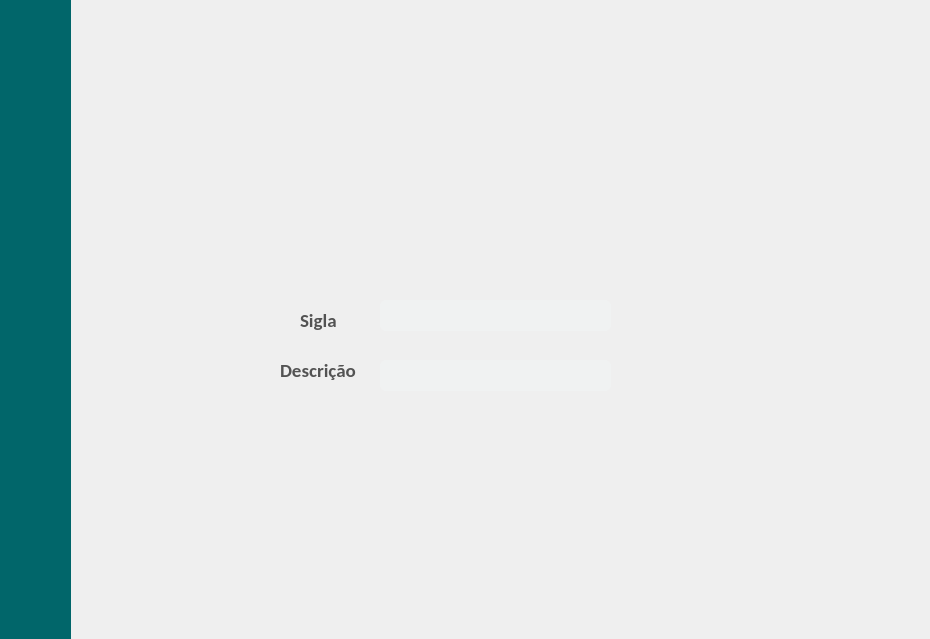
<?xml version="1.0" encoding="UTF-8"?>
<ui version="4.0">
 <class>Dialog</class>
 <widget class="QDialog" name="Dialog">
  <property name="geometry">
   <rect>
    <x>0</x>
    <y>0</y>
    <width>930</width>
    <height>639</height>
   </rect>
  </property>
  <property name="mouseTracking">
   <bool>false</bool>
  </property>
  <property name="windowTitle">
   <string>Dialog</string>
  </property>
  <property name="styleSheet">
   <string notr="true">#Dialog { border-image: url(:/newPrefix/tela-05.png) 0 0 0 0 stretch stretch;}</string>
  </property>
  <widget class="QLabel" name="barraLateral">
   <property name="geometry">
    <rect>
     <x>0</x>
     <y>0</y>
     <width>71</width>
     <height>641</height>
    </rect>
   </property>
   <property name="styleSheet">
    <string notr="true">background-color: rgb(1, 102, 106);</string>
   </property>
   <property name="text">
    <string/>
   </property>
  </widget>
  <widget class="QPushButton" name="btnHelp">
   <property name="geometry">
    <rect>
     <x>0</x>
     <y>570</y>
     <width>71</width>
     <height>51</height>
    </rect>
   </property>
   <property name="autoFillBackground">
    <bool>false</bool>
   </property>
   <property name="styleSheet">
    <string notr="true"/>
   </property>
   <property name="text">
    <string/>
   </property>
   <property name="flat">
    <bool>true</bool>
   </property>
  </widget>
  <widget class="QLabel" name="label">
   <property name="geometry">
    <rect>
     <x>270</x>
     <y>40</y>
     <width>401</width>
     <height>81</height>
    </rect>
   </property>
   <property name="autoFillBackground">
    <bool>false</bool>
   </property>
   <property name="text">
    <string/>
   </property>
   <property name="scaledContents">
    <bool>true</bool>
   </property>
  </widget>
  <widget class="QPushButton" name="btnDisc">
   <property name="geometry">
    <rect>
     <x>0</x>
     <y>70</y>
     <width>71</width>
     <height>51</height>
    </rect>
   </property>
   <property name="autoFillBackground">
    <bool>false</bool>
   </property>
   <property name="styleSheet">
    <string notr="true"/>
   </property>
   <property name="text">
    <string/>
   </property>
   <property name="flat">
    <bool>true</bool>
   </property>
  </widget>
  <widget class="QPushButton" name="btnVideo">
   <property name="geometry">
    <rect>
     <x>0</x>
     <y>130</y>
     <width>71</width>
     <height>51</height>
    </rect>
   </property>
   <property name="autoFillBackground">
    <bool>false</bool>
   </property>
   <property name="styleSheet">
    <string notr="true"/>
   </property>
   <property name="text">
    <string/>
   </property>
   <property name="flat">
    <bool>true</bool>
   </property>
  </widget>
  <widget class="QLabel" name="labelBg">
   <property name="geometry">
    <rect>
     <x>220</x>
     <y>150</y>
     <width>561</width>
     <height>401</height>
    </rect>
   </property>
   <property name="text">
    <string/>
   </property>
  </widget>
  <widget class="QPushButton" name="btnHome">
   <property name="geometry">
    <rect>
     <x>0</x>
     <y>10</y>
     <width>71</width>
     <height>51</height>
    </rect>
   </property>
   <property name="autoFillBackground">
    <bool>false</bool>
   </property>
   <property name="styleSheet">
    <string notr="true"/>
   </property>
   <property name="text">
    <string/>
   </property>
   <property name="flat">
    <bool>true</bool>
   </property>
  </widget>
  <widget class="QLabel" name="labelDisc">
   <property name="geometry">
    <rect>
     <x>400</x>
     <y>190</y>
     <width>191</width>
     <height>41</height>
    </rect>
   </property>
   <property name="text">
    <string/>
   </property>
  </widget>
  <widget class="QPushButton" name="btnVoltar">
   <property name="geometry">
    <rect>
     <x>230</x>
     <y>160</y>
     <width>51</width>
     <height>51</height>
    </rect>
   </property>
   <property name="autoFillBackground">
    <bool>false</bool>
   </property>
   <property name="styleSheet">
    <string notr="true">border-image: none;</string>
   </property>
   <property name="text">
    <string/>
   </property>
   <property name="flat">
    <bool>true</bool>
   </property>
  </widget>
  <widget class="QLineEdit" name="campoSigla">
   <property name="geometry">
    <rect>
     <x>380</x>
     <y>300</y>
     <width>231</width>
     <height>31</height>
    </rect>
   </property>
   <property name="font">
    <font>
     <family>Calibri</family>
     <pointsize>12</pointsize>
    </font>
   </property>
   <property name="styleSheet">
    <string notr="true">background : #F0F2F2;
	background : rgba(240, 242, 242, 1);
	border-radius : 6px;
	-moz-border-radius : 6px;
	-webkit-border-radius : 6px;</string>
   </property>
  </widget>
  <widget class="QLineEdit" name="campoDescricao">
   <property name="geometry">
    <rect>
     <x>380</x>
     <y>360</y>
     <width>231</width>
     <height>31</height>
    </rect>
   </property>
   <property name="font">
    <font>
     <family>Calibri</family>
     <pointsize>12</pointsize>
    </font>
   </property>
   <property name="styleSheet">
    <string notr="true">background : #F0F2F2;
	background : rgba(240, 242, 242, 1);
	border-radius : 6px;
	-moz-border-radius : 6px;
	-webkit-border-radius : 6px;</string>
   </property>
  </widget>
  <widget class="QPushButton" name="btnSalvar">
   <property name="geometry">
    <rect>
     <x>460</x>
     <y>420</y>
     <width>81</width>
     <height>41</height>
    </rect>
   </property>
   <property name="autoFillBackground">
    <bool>false</bool>
   </property>
   <property name="styleSheet">
    <string notr="true"/>
   </property>
   <property name="text">
    <string/>
   </property>
   <property name="flat">
    <bool>true</bool>
   </property>
  </widget>
  <widget class="QLabel" name="label_2">
   <property name="geometry">
    <rect>
     <x>300</x>
     <y>310</y>
     <width>51</width>
     <height>20</height>
    </rect>
   </property>
   <property name="font">
    <font>
     <family>Calibri</family>
     <pointsize>14</pointsize>
     <weight>75</weight>
     <bold>true</bold>
    </font>
   </property>
   <property name="styleSheet">
    <string notr="true">color: rgb(83, 83, 83);</string>
   </property>
   <property name="text">
    <string>Sigla</string>
   </property>
  </widget>
  <widget class="QLabel" name="label_3">
   <property name="geometry">
    <rect>
     <x>280</x>
     <y>360</y>
     <width>81</width>
     <height>20</height>
    </rect>
   </property>
   <property name="font">
    <font>
     <family>Calibri</family>
     <pointsize>14</pointsize>
     <weight>75</weight>
     <bold>true</bold>
    </font>
   </property>
   <property name="styleSheet">
    <string notr="true">color: rgb(83, 83, 83);</string>
   </property>
   <property name="text">
    <string>Descrição</string>
   </property>
  </widget>
  <zorder>labelBg</zorder>
  <zorder>barraLateral</zorder>
  <zorder>label</zorder>
  <zorder>btnHelp</zorder>
  <zorder>btnDisc</zorder>
  <zorder>btnVideo</zorder>
  <zorder>btnHome</zorder>
  <zorder>labelDisc</zorder>
  <zorder>btnVoltar</zorder>
  <zorder>campoSigla</zorder>
  <zorder>campoDescricao</zorder>
  <zorder>btnSalvar</zorder>
  <zorder>label_2</zorder>
  <zorder>label_3</zorder>
 </widget>
 <resources>
  <include location="tela.qrc"/>
  <include location="texto.qrc"/>
  <include location="tela_disc.qrc"/>
 </resources>
 <connections/>
</ui>
